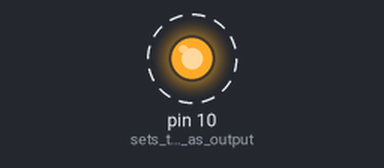
Recording of a sketch running on a simulated Arduino Uno, built with avr-gcc and run on an emulated ATmega328P. On the bench: output pins drawn as LEDs (lit = HIGH). Dashed ring = blinking.

Above: at 0.2 s.
Timing chart, 0 to 5.8 s (numbered marks = the images above):
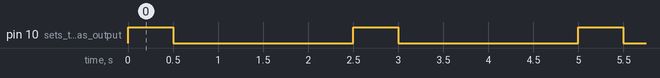

Measured:
- by itself, pin 10 (sets_the_pin_as_output): alternates HIGH for 0.50 s and LOW for 2.0 s

The sketch:

buzzer.ino
```cpp
/*
Example 13.0
Drive a piezoelectric buzzer with Arduino
http://tronixstuff.wordpress.com/tutorials > Chapter 13
*/
void setup()
{
     pinMode(10, OUTPUT);   // sets the pin as output
}
void loop()
{

     analogWrite(10,255);
     delay(500);
     digitalWrite(10, LOW);
     delay(2000);
}
```
